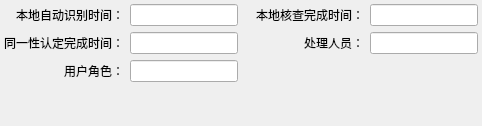
       <widget class="QWidget" name="tab_4">
        <attribute name="title">
         <string>信息日志</string>
        </attribute>
        <layout class="QGridLayout" name="gridLayout">
         <property name="leftMargin">
          <number>4</number>
         </property>
         <property name="topMargin">
          <number>4</number>
         </property>
         <property name="rightMargin">
          <number>4</number>
         </property>
         <property name="bottomMargin">
          <number>4</number>
         </property>
         <property name="spacing">
          <number>6</number>
         </property>
         <item row="0" column="2">
          <widget class="QLabel" name="label_7">
           <property name="minimumSize">
            <size>
             <width>120</width>
             <height>0</height>
            </size>
           </property>
           <property name="maximumSize">
            <size>
             <width>120</width>
             <height>16777215</height>
            </size>
           </property>
           <property name="text">
            <string>本地核查完成时间：</string>
           </property>
           <property name="alignment">
            <set>Qt::AlignRight|Qt::AlignTrailing|Qt::AlignVCenter</set>
           </property>
          </widget>
         </item>
         <item row="0" column="3">
          <widget class="QLineEdit" name="lineEdit_4"/>
         </item>
         <item row="1" column="2">
          <widget class="QLabel" name="label_8">
           <property name="minimumSize">
            <size>
             <width>120</width>
             <height>0</height>
            </size>
           </property>
           <property name="maximumSize">
            <size>
             <width>120</width>
             <height>16777215</height>
            </size>
           </property>
           <property name="text">
            <string>处理人员：</string>
           </property>
           <property name="alignment">
            <set>Qt::AlignRight|Qt::AlignTrailing|Qt::AlignVCenter</set>
           </property>
          </widget>
         </item>
         <item row="0" column="0">
          <widget class="QLabel" name="label_4">
           <property name="minimumSize">
            <size>
             <width>120</width>
             <height>0</height>
            </size>
           </property>
           <property name="maximumSize">
            <size>
             <width>120</width>
             <height>16777215</height>
            </size>
           </property>
           <property name="text">
            <string>本地自动识别时间：</string>
           </property>
           <property name="alignment">
            <set>Qt::AlignRight|Qt::AlignTrailing|Qt::AlignVCenter</set>
           </property>
          </widget>
         </item>
         <item row="1" column="1">
          <widget class="QLineEdit" name="lineEdit_2"/>
         </item>
         <item row="0" column="1">
          <widget class="QLineEdit" name="lineEdit"/>
         </item>
         <item row="2" column="1">
          <widget class="QLineEdit" name="lineEdit_3"/>
         </item>
         <item row="2" column="0">
          <widget class="QLabel" name="label_6">
           <property name="minimumSize">
            <size>
             <width>120</width>
             <height>0</height>
            </size>
           </property>
           <property name="maximumSize">
            <size>
             <width>120</width>
             <height>16777215</height>
            </size>
           </property>
           <property name="text">
            <string>用户角色：</string>
           </property>
           <property name="alignment">
            <set>Qt::AlignRight|Qt::AlignTrailing|Qt::AlignVCenter</set>
           </property>
          </widget>
         </item>
         <item row="1" column="3">
          <widget class="QLineEdit" name="lineEdit_5"/>
         </item>
         <item row="1" column="0">
          <widget class="QLabel" name="label_5">
           <property name="minimumSize">
            <size>
             <width>120</width>
             <height>0</height>
            </size>
           </property>
           <property name="maximumSize">
            <size>
             <width>120</width>
             <height>16777215</height>
            </size>
           </property>
           <property name="text">
            <string>同一性认定完成时间：</string>
           </property>
           <property name="alignment">
            <set>Qt::AlignRight|Qt::AlignTrailing|Qt::AlignVCenter</set>
           </property>
          </widget>
         </item>
         <item row="3" column="1">
          <spacer name="verticalSpacer_8">
           <property name="orientation">
            <enum>Qt::Vertical</enum>
           </property>
           <property name="sizeHint" stdset="0">
            <size>
             <width>20</width>
             <height>40</height>
            </size>
           </property>
          </spacer>
         </item>
        </layout>
       </widget>
